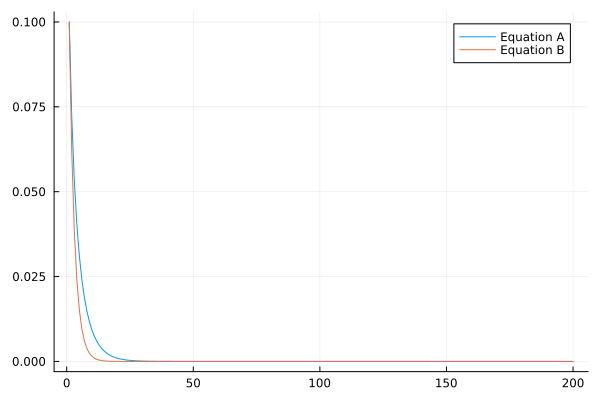

The script that saved this image:
using Plots

# code for the comuter project 1 at p.51

function updateA(λ, x)
    x_updated = 4*λ*x*(1-x)
    return x_updated
end

function updateB(λ, x)
    x_updated = λ*sin(π*x)
    return x_updated
end

DT = 200
xA = Array{Float64}(undef, DT)
xB = Array{Float64}(undef, DT)
λ= 0.2
xA[1] = 0.1
xB[1] = 0.1
for t = 2:DT
    xA[t] = updateA(λ,xA[t-1])
    xB[t] = updateB(λ,xB[t-1])
end

plot(xA, label="Equation A")
plot!(xB, label="Equation B")
savefig("project1.png")
